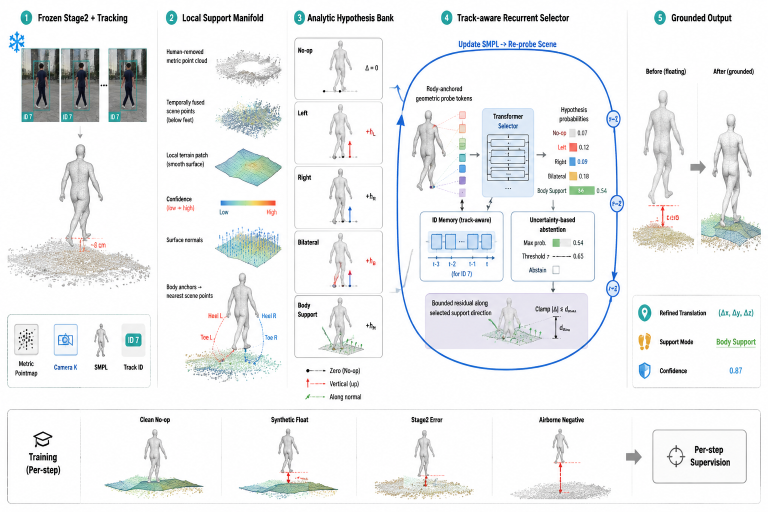
#> input picture outputs/vis/tsmr_paper_main_figure/tsmr_method_overview_v1.png, 1536 x 1024 px (shown at 1/2 size)
$ python prepare_simple_tsmr_assets.py
#> lines starting #> are read from the running program, lines starting #| are printed output that depends on the picture
from pathlib import Path

from PIL import Image


ROOT = Path(__file__).resolve().parents[3]
SOURCE = ROOT / "outputs/vis/tsmr_paper_main_figure/tsmr_method_overview_v1.png"
OUT = ROOT / "outputs/vis/tsmr_paper_main_figure/assets/simple_tsmr"

source = Image.open(SOURCE).convert("RGB")
#> source is the input picture: PIL image 1536x1024 RGB; mean R, G, B 237.8, 239.5, 240.2
OUT.mkdir(parents=True, exist_ok=True)

crops = {
    "tracked_rgb.png": (35, 90, 300, 245),
    "aligned_human_scene.png": (35, 250, 300, 610),
    "support_surface.png": (410, 180, 570, 530),
    "body_probes.png": (445, 535, 568, 733),
    "selector_tokens.png": (800, 185, 950, 415),
    "grounded_before_after.png": (1260, 120, 1532, 575),
}

for name, box in crops.items():
    source.crop(box).save(OUT / name)
#> this loop made 6 passes
#> pass 1, `source.crop(box).save(OUT / name)`:
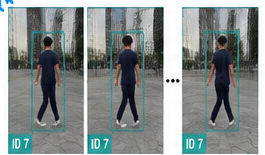
#> saved as tracked_rgb.png: PIL image 265x155 RGB; mean R, G, B 134.1, 141.4, 140.4
#> pass 2, `source.crop(box).save(OUT / name)`:
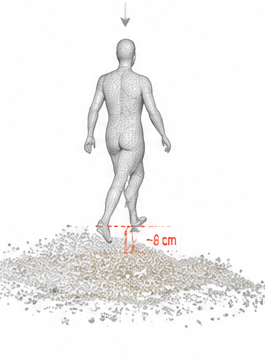
#> saved as aligned_human_scene.png: PIL image 265x360 RGB; mean R, G, B 242.6, 241.8, 241.2

print(OUT)

$ run again, with outputs/vis/tsmr_paper_main_figure/tsmr_detail_logic_panel.png copied over outputs/vis/tsmr_paper_main_figure/tsmr_method_overview_v1.png
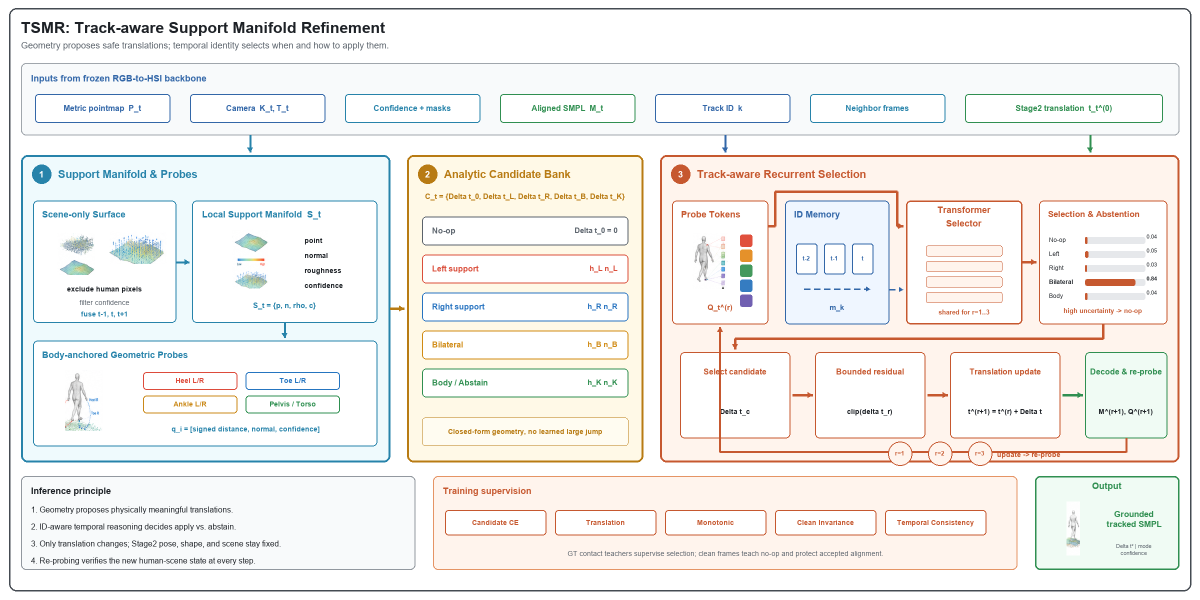
#> input picture outputs/vis/tsmr_paper_main_figure/tsmr_detail_logic_panel.png, 2400 x 1200 px (shown at 1/2 size)
#> source is the input picture: PIL image 2400x1200 RGB; mean R, G, B 242.4, 240.8, 238.1
#> the loop `for name, box in crops.items():` made 6 passes
#> pass 1, `source.crop(box).save(OUT / name)`:
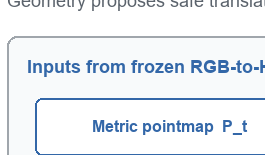
#> saved as tracked_rgb.png: PIL image 265x155 RGB; mean R, G, B 234.1, 238.7, 243.7
#> pass 2, `source.crop(box).save(OUT / name)`:
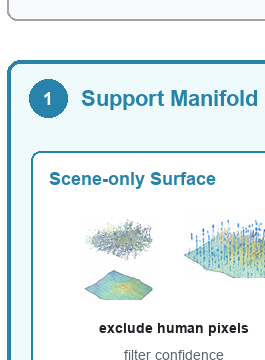
#> saved as aligned_human_scene.png: PIL image 265x360 RGB; mean R, G, B 228.3, 239.2, 242.3

$ run again, with outputs/vis/tsmr_paper_main_figure/tsmr_full_pipeline_abc_paper.png copied over outputs/vis/tsmr_paper_main_figure/tsmr_method_overview_v1.png
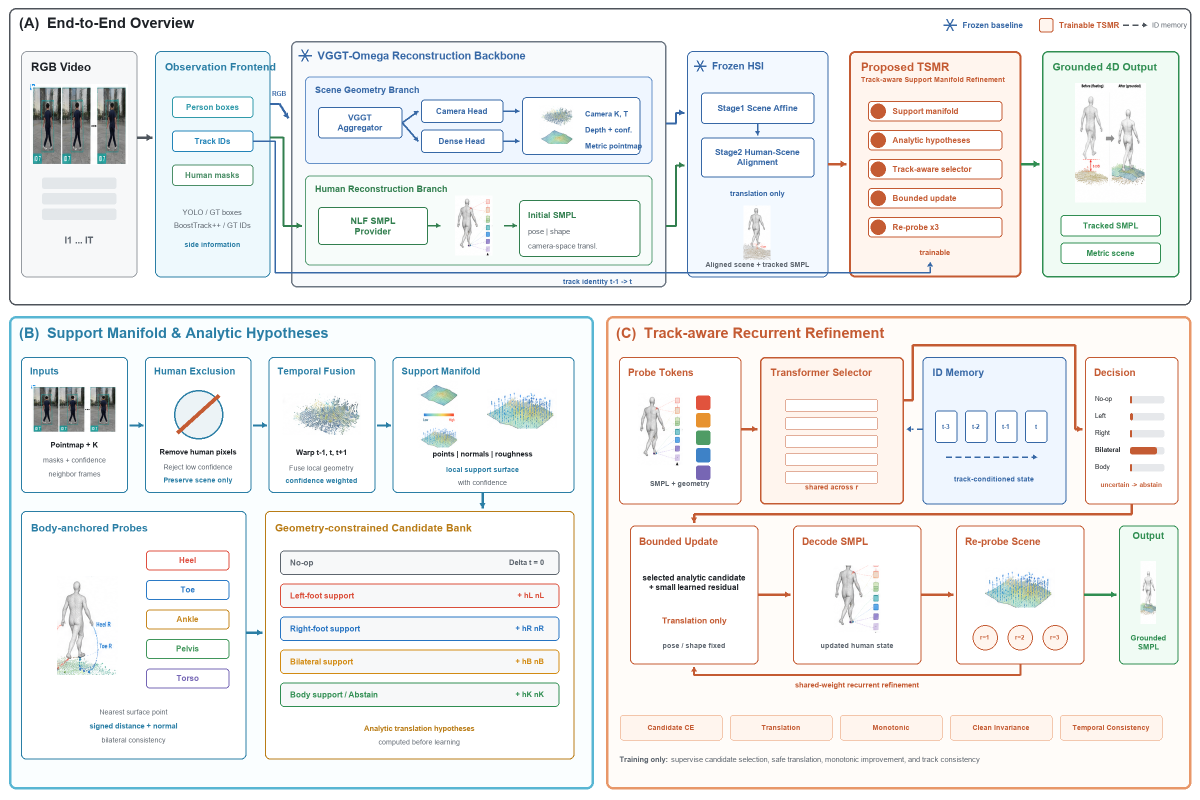
#> input picture outputs/vis/tsmr_paper_main_figure/tsmr_full_pipeline_abc_paper.png, 2400 x 1600 px (shown at 1/2 size)
#> source is the input picture: PIL image 2400x1600 RGB; mean R, G, B 239.7, 240.2, 239.5
#> the loop `for name, box in crops.items():` made 6 passes
#> pass 1, `source.crop(box).save(OUT / name)`:
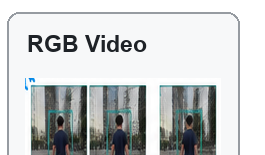
#> saved as tracked_rgb.png: PIL image 265x155 RGB; mean R, G, B 200.2, 202.9, 203
#> pass 2, `source.crop(box).save(OUT / name)`:
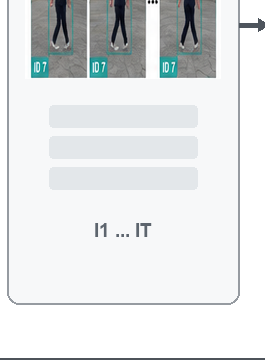
#> saved as aligned_human_scene.png: PIL image 265x360 RGB; mean R, G, B 225.3, 227.9, 228.7

$ run again, with outputs/vis/tsmr_paper_main_figure/tsmr_method_overview_abc_paper.png copied over outputs/vis/tsmr_paper_main_figure/tsmr_method_overview_v1.png
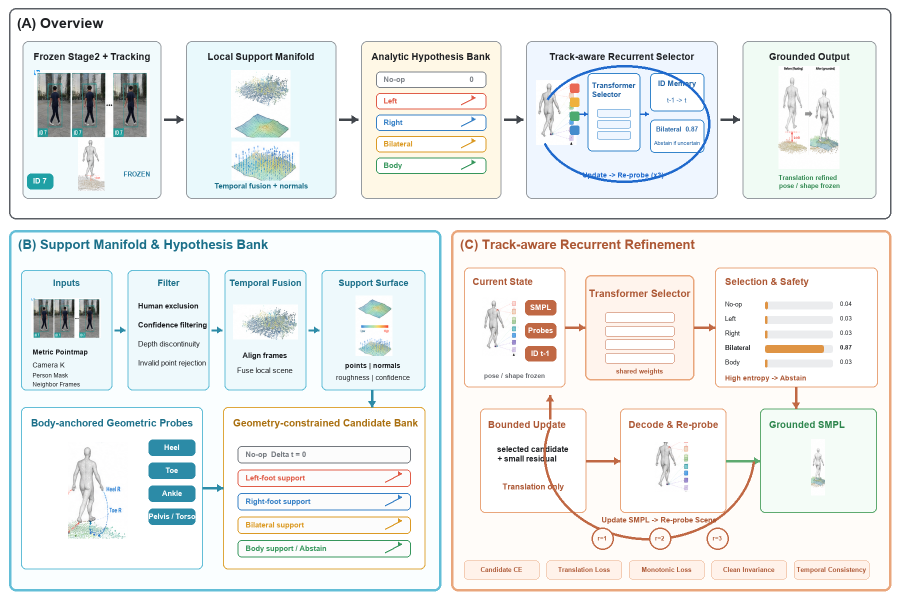
#> input picture outputs/vis/tsmr_paper_main_figure/tsmr_method_overview_abc_paper.png, 1800 x 1200 px (shown at 1/2 size)
#> source is the input picture: PIL image 1800x1200 RGB; mean R, G, B 236.6, 239, 237.8
#> the loop `for name, box in crops.items():` made 6 passes
#> pass 1, `source.crop(box).save(OUT / name)`:
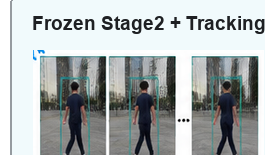
#> saved as tracked_rgb.png: PIL image 265x155 RGB; mean R, G, B 170.2, 175.8, 176.1
#> pass 2, `source.crop(box).save(OUT / name)`:
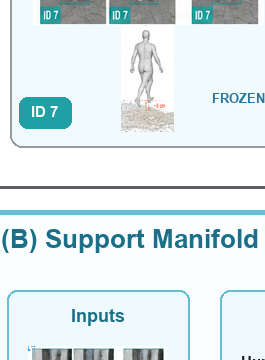
#> saved as aligned_human_scene.png: PIL image 265x360 RGB; mean R, G, B 222.2, 234.6, 237.1
